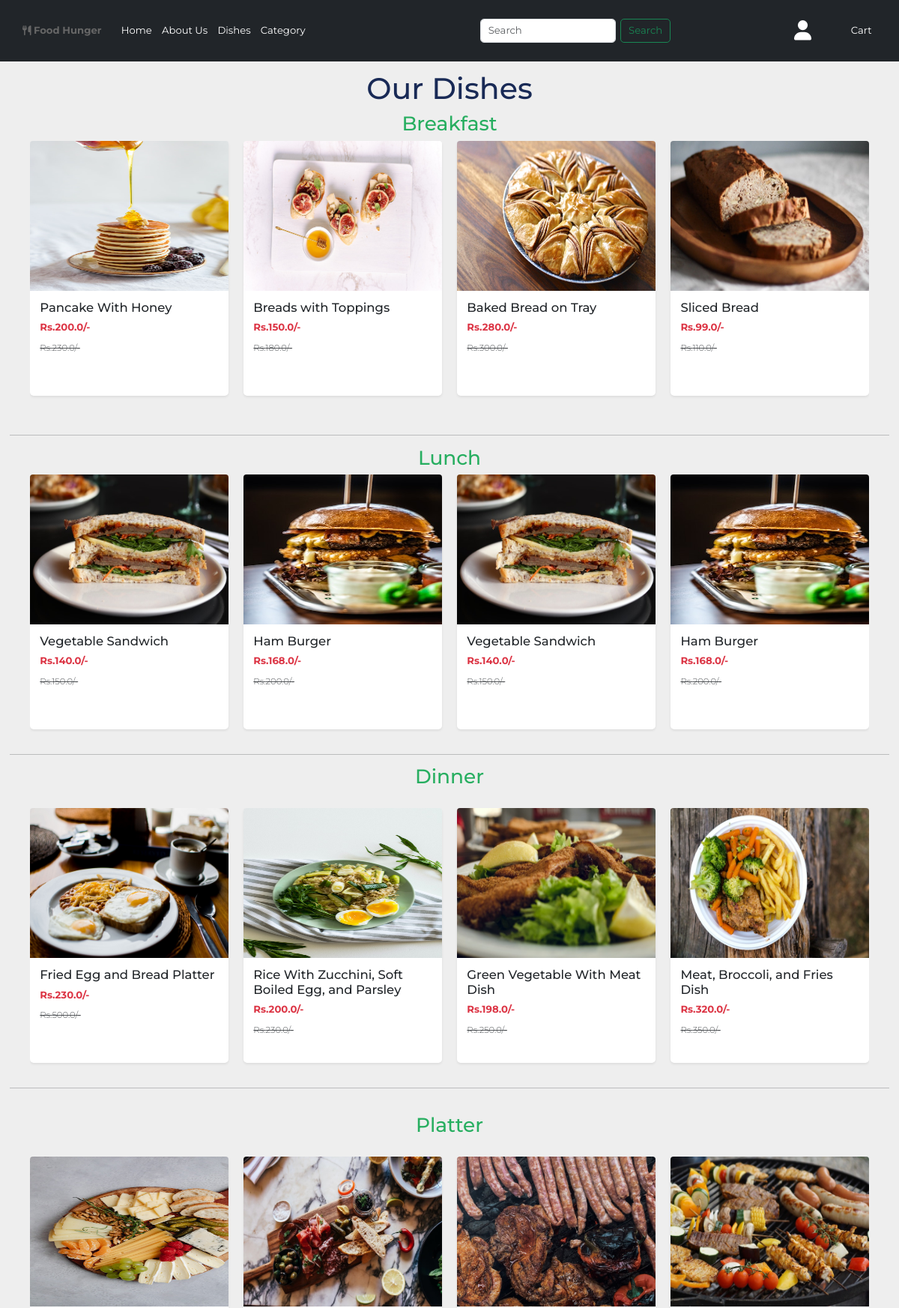
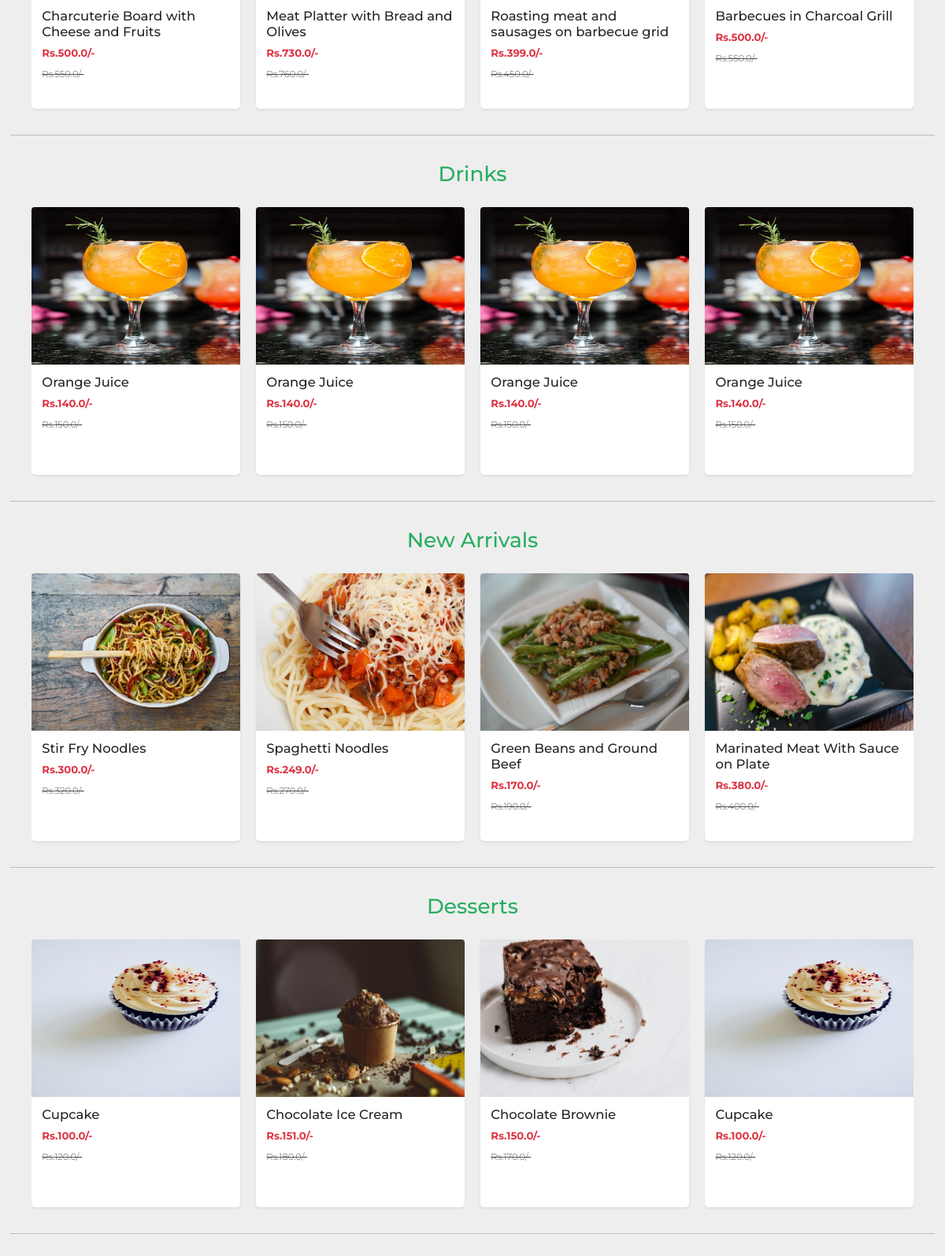
Screenshot of /dishes/ with the database file from the repository (2 pictures, top to bottom).
### app/models.py (models this page shows, shortened)
class Product(models.Model):
    title = models.CharField(max_length=100)
    selling_price = models.FloatField()
    discounted_price = models.FloatField()
    description = models.TextField()
    composition = models.TextField(default='')
    prodapp = models.TextField(default='')
    category = models.CharField(choices=CATEGORY_CHOICES, max_length=2)
    product_image = models.ImageField(upload_to='product')

### app/views.py (the view)
# urls.py: path('dishes/', views.dishes,name='dishes'),
def dishes(request):
    biryani_products = Product.objects.filter(category='BF')
    breakfast_products = Product.objects.filter(category='BF')
    lunch_products = Product.objects.filter(category='LH')
    dinner_products = Product.objects.filter(category='DN')
    dessert_products = Product.objects.filter(category='DT')
    drinks_products = Product.objects.filter(category='DR')
    platter_products = Product.objects.filter(category='PT')
    fast_food_products = Product.objects.filter(category='FF')
    popular_dishes_products = Product.objects.filter(category='PD')
    new_arrivals_products = Product.objects.filter(category='NA')
    totalitem = 0
    if request.user.is_authenticated:
        totalitem = len(Cart.objects.filter(user=request.user))
    return render(request, "app/dishes.html",locals())

### app/templates/app/dishes.html (shortened to what this page needs)
{% extends 'app/base.html' %}
{% load static %}
{% block link %}<link rel="stylesheet" href="{% static  'app/css/home.css' %}" />{% endblock link %}
{% block dishes %}
<section class="menu" id="menu">
  <h3 class="heading">Our Dishes</h3>
  <h1 class="sub-heading"> Breakfast</h1>
  <div class="container box-container">
    <div class="owl-carousel" id="slider1">
      {% for prod in breakfast_products %}
      <div class="col mb-4" style="width: 100%; height: 340px;">
          <a href="{% url 'product-detail' prod.id %}" class="card-link">
              <div class="card h-100 border-0 shadow-sm">
                  <img src="{{prod.product_image.url}}" class="card-img-top" alt="{{prod.title}}" style="width: 100%; height: 200px;">
                  <div class="card-body">
                      <h5 class="card-title">{{prod.title}}</h5>
                      <div class="card-text text-danger fw-bold mb-2">Rs.{{prod.discounted_price}}/-</div>
                      <small class="text-muted fw-light text-decoration-line-through">Rs.{{prod.selling_price}}/-</small>
                  </div>
              </div>
          </a>
      </div>
  {% endfor %}
    </div>
  </div><hr>
  <h1 class="sub-heading"> Lunch </h1>
  <div class="container box-container">
    <div class="owl-carousel" id="slider2">
      {% for prod in lunch_products %}
      <div class="col mb-4" style="width: 100%; height: 340px;">
          <a href="{% url 'product-detail' prod.id %}" class="card-link">
              <div class="card h-100 border-0 shadow-sm">
                  <img src="{{prod.product_image.url}}" class="card-img-top" alt="{{prod.title}}" style="width: 100%; height: 200px;">
                  <div class="card-body">
                      <h5 class="card-title">{{prod.title}}</h5>
                      <div class="card-text text-danger fw-bold mb-2">Rs.{{prod.discounted_price}}/-</div>
                      <small class="text-muted fw-light text-decoration-line-through">Rs.{{prod.selling_price}}/-</small>
                  </div>
              </div>
          </a>
      </div>
  {% endfor %}
    </div>
  </div><hr>
  <h1 class="sub-heading"> Dinner </h1><br>
  <div class="container box-container">
    <div class="owl-carousel" id="slider3">
      {% for prod in dinner_products %}
      <div class="col mb-4" style="width: 100%; height: 340px;">
          <a href="{% url 'product-detail' prod.id %}" class="card-link">
              <div class="card h-100 border-0 shadow-sm">
                  <img src="{{prod.product_image.url}}" class="card-img-top" alt="{{prod.title}}" style="width: 100%; height: 200px;">
                  <div class="card-body">
                      <h5 class="card-title">{{prod.title}}</h5>
                      <div class="card-text text-danger fw-bold mb-2">Rs.{{prod.discounted_price}}/-</div>
                      <small class="text-muted fw-light text-decoration-line-through">Rs.{{prod.selling_price}}/-</small>
                  </div>
              </div>
          </a>
      </div>
  {% endfor %}
    </div>
  </div>
  <hr><br>
  <h1 class="sub-heading"> Platter </h1><br>
  <div class="container box-container">
    <div class="owl-carousel" id="slider1">
      {% for prod in platter_products %}
      <div class="col mb-4" style="width: 100%; height: 340px;">
          <a href="{% url 'product-detail' prod.id %}" class="card-link">
              <div class="card h-100 border-0 shadow-sm">
                  <img src="{{prod.product_image.url}}" class="card-img-top" alt="{{prod.title}}" style="width: 100%; height: 200px;">
                  <div class="card-body">
                      <h5 class="card-title">{{prod.title}}</h5>
                      <div class="card-text text-danger fw-bold mb-2">Rs.{{prod.discounted_price}}/-</div>
                      <small class="text-muted fw-light text-decoration-line-through">Rs.{{prod.selling_price}}/-</small>
                  </div>
              </div>
          </a>
      </div>
  {% endfor %}
  </div>
</div><hr><br>
<h1 class="sub-heading"> Drinks </h1><br>
  <div class="container box-container">
    <div class="owl-carousel" id="slider1">
      {% for prod in drinks_products %}
      <div class="col mb-4" style="width: 100%; height: 340px;">
          <a href="{% url 'product-detail' prod.id %}" class="card-link">
              <div class="card h-100 border-0 shadow-sm">
                  <img src="{{prod.product_image.url}}" class="card-img-top" alt="{{prod.title}}" style="width: 100%; height: 200px;">
                  <div class="card-body">
                      <h5 class="card-title">{{prod.title}}</h5>
                      <div class="card-text text-danger fw-bold mb-2">Rs.{{prod.discounted_price}}/-</div>
                      <small class="text-muted fw-light text-decoration-line-through">Rs.{{prod.selling_price}}/-</small>
                  </div>
              </div>
          </a>
      </div>
  {% endfor %}
  </div>
</div><hr><br>
<h1 class="sub-heading"> New Arrivals </h1><br>
  <div class="container box-container">
    <div class="owl-carousel" id="slider1">
      {% for prod in new_arrivals_products %}
      <div class="col mb-4" style="width: 100%; height: 340px;">
          <a href="{% url 'product-detail' prod.id %}" class="card-link">
              <div class="card h-100 border-0 shadow-sm">
                  <img src="{{prod.product_image.url}}" class="card-img-top" alt="{{prod.title}}" style="width: 100%; height: 200px;">
                  <div class="card-body">
                      <h5 class="card-title">{{prod.title}}</h5>
                      <div class="card-text text-danger fw-bold mb-2">Rs.{{prod.discounted_price}}/-</div>
                      <small class="text-muted fw-light text-decoration-line-through">Rs.{{prod.selling_price}}/-</small>
                  </div>
              </div>
          </a>
      </div>
  {% endfor %}
  </div>
</div><hr><br>
<h1 class="sub-heading"> Desserts </h1><br>
  <div class="container box-container">
    <div class="owl-carousel" id="slider1">
      {% for prod in dessert_products %}
      <div class="col mb-4" style="width: 100%; height: 340px;">
          <a href="{% url 'product-detail' prod.id %}" class="card-link">
              <div class="card h-100 border-0 shadow-sm">
                  <img src="{{prod.product_image.url}}" class="card-img-top" alt="{{prod.title}}" style="width: 100%; height: 200px;">
                  <div class="card-body">
                      <h5 class="card-title">{{prod.title}}</h5>
                      <div class="card-text text-danger fw-bold mb-2">Rs.{{prod.discounted_price}}/-</div>
                      <small class="text-muted fw-light text-decoration-line-through">Rs.{{prod.selling_price}}/-</small>
                  </div>
              </div>
          </a>
      </div>
  {% endfor %}
  </div>
</div><hr><br>
</section/>
{% endblock dishes  %}

### app/static/app/css/style.css (style rules this page uses)
:root { --green:#27ae60; --black:#192a56; --light-color:#666; --box-shadow:0 .5rem 1.5rem rgba(0,0,0,.1); }
* { font-family: 'Nunito', sans-serif; margin:0; padding:0; box-sizing: border-box; text-decoration: none; outline: none; border:none; transition: all .2s linear; }
html { font-size: 82.5%; overflow-x: hidden; scroll-padding-top: 5.5rem; scroll-behavior: smooth; }
section { padding:2rem 9%; }
section:nth-child(even) { background:#eee; }
.sub-heading { text-align: center; color:var(--green); font-size: 2rem; }
.heading { text-align: center; color:var(--black); font-size: 3rem; }

### app/static/app/css/home.css (style rules this page uses)
* { font-family: 'Montserrat', sans-serif; margin: 0; padding: 0; box-sizing: border-box; outline: none; border: none; text-decoration: none !important; transition: all .2s linear; }
html { overflow-x: hidden; scroll-behavior: smooth; scroll-padding-top: 6rem; }
section { padding: 1rem 1rem; }
.menu { background: #eee; }
.menu .box-container { display: grid; gap: 2rem; grid-template-columns: repeat(auto-fit, minmax(30rem, 1fr)); }

### rows the page displays
Product: product_image (picture), title "Pancake With Honey", discounted_price "200.0", selling_price "230.0"
Product: product_image (picture), title "Breads with Toppings", discounted_price "150.0", selling_price "180.0"
Product: product_image (picture), title "Baked Bread on Tray", discounted_price "280.0", selling_price "300.0"
Product: product_image (picture), title "Sliced Bread", discounted_price "99.0", selling_price "110.0"
Product: product_image (picture), title "Vegetable Sandwich", discounted_price "140.0", selling_price "150.0"
Product: product_image (picture), title "Ham Burger", discounted_price "168.0", selling_price "200.0"
Product: product_image (picture), title "Fried Egg and Bread Platter", discounted_price "230.0", selling_price "500.0"
Product: product_image (picture), title "Rice With Zucchini, Soft Boiled Egg, and Parsley", discounted_price "200.0", selling_price "230.0"
Product: product_image (picture), title "Green Vegetable With Meat Dish", discounted_price "198.0", selling_price "250.0"
Product: product_image (picture), title "Meat, Broccoli, and Fries Dish", discounted_price "320.0", selling_price "350.0"
Product: product_image (picture), title "Charcuterie Board with Cheese and Fruits", discounted_price "500.0", selling_price "550.0"
Product: product_image (picture), title "Meat Platter with Bread and Olives", discounted_price "730.0", selling_price "760.0"
Product: product_image (picture), title "Roasting meat and sausages on barbecue grid", discounted_price "399.0", selling_price "450.0"
Product: product_image (picture), title "Barbecues in Charcoal Grill", discounted_price "500.0", selling_price "550.0"
Product: product_image (picture), title "Orange Juice", discounted_price "140.0", selling_price "150.0"
Product: product_image (picture), title "Stir Fry Noodles", discounted_price "300.0", selling_price "320.0"
Product: product_image (picture), title "Spaghetti Noodles", discounted_price "249.0", selling_price "270.0"
Product: product_image (picture), title "Green Beans and Ground Beef", discounted_price "170.0", selling_price "190.0"
Product: product_image (picture), title "Marinated Meat With Sauce on Plate", discounted_price "380.0", selling_price "400.0"
Product: product_image (picture), title "Cupcake", discounted_price "100.0", selling_price "120.0"
Product: product_image (picture), title "Chocolate Ice Cream", discounted_price "151.0", selling_price "180.0"
Product: product_image (picture), title "Chocolate Brownie", discounted_price "150.0", selling_price "170.0"
